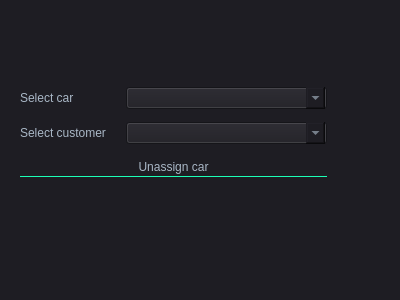
<?xml version="1.0" encoding="UTF-8"?>
<ui version="4.0">
 <class>unassigncar</class>
 <widget class="QDialog" name="unassigncar">
  <property name="geometry">
   <rect>
    <x>0</x>
    <y>0</y>
    <width>400</width>
    <height>300</height>
   </rect>
  </property>
  <property name="windowTitle">
   <string>Dialog</string>
  </property>
  <property name="styleSheet">
   <string notr="true">QMainWindow {
	background-color:#1e1d23;
}
QDialog {
	background-color:#1e1d23;
}
QColorDialog {
	background-color:#1e1d23;
}
QTextEdit {
	background-color:#1e1d23;
	color: #a9b7c6;
}
QPlainTextEdit {
	selection-background-color:#007b50;
	background-color:#1e1d23;
	border-style: solid;
	border-top-color: transparent;
	border-right-color: transparent;
	border-left-color: transparent;
	border-bottom-color: transparent;
	border-width: 1px;
	color: #a9b7c6;
}
QPushButton{
	border-style: solid;
	border-top-color: transparent;
	border-right-color: transparent;
	border-left-color: transparent;
	border-bottom-color: transparent;
	border-width: 1px;
	border-style: solid;
	color: #a9b7c6;
	padding: 2px;
	background-color: #1e1d23;
}
QPushButton::default{
	border-style: inset;
	border-top-color: transparent;
	border-right-color: transparent;
	border-left-color: transparent;
	border-bottom-color: #04b97f;
	border-width: 1px;
	color: #a9b7c6;
	padding: 2px;
	background-color: #1e1d23;
}
QToolButton {
	border-style: solid;
	border-top-color: transparent;
	border-right-color: transparent;
	border-left-color: transparent;
	border-bottom-color: #04b97f;
	border-bottom-width: 1px;
	border-style: solid;
	color: #a9b7c6;
	padding: 2px;
	background-color: #1e1d23;
}
QToolButton:hover{
	border-style: solid;
	border-top-color: transparent;
	border-right-color: transparent;
	border-left-color: transparent;
	border-bottom-color: #37efba;
	border-bottom-width: 2px;
	border-style: solid;
	color: #FFFFFF;
	padding-bottom: 1px;
	background-color: #1e1d23;
}
QPushButton:hover{
	border-style: solid;
	border-top-color: transparent;
	border-right-color: transparent;
	border-left-color: transparent;
	border-bottom-color: #37efba;
	border-bottom-width: 1px;
	border-style: solid;
	color: #FFFFFF;
	padding-bottom: 2px;
	background-color: #1e1d23;
}
QPushButton:pressed{
	border-style: solid;
	border-top-color: transparent;
	border-right-color: transparent;
	border-left-color: transparent;
	border-bottom-color: #37efba;
	border-bottom-width: 2px;
	border-style: solid;
	color: #37efba;
	padding-bottom: 1px;
	background-color: #1e1d23;
}
QPushButton:disabled{
	border-style: solid;
	border-top-color: transparent;
	border-right-color: transparent;
	border-left-color: transparent;
	border-bottom-color: #808086;
	border-bottom-width: 2px;
	border-style: solid;
	color: #808086;
	padding-bottom: 1px;
	background-color: #1e1d23;
}
QLineEdit {
	border-width: 1px; border-radius: 4px;
	border-color: rgb(58, 58, 58);
	border-style: inset;
	padding: 0 8px;
	color: #a9b7c6;
	background:#1e1d23;
	selection-background-color:#007b50;
	selection-color: #FFFFFF;
}
QLabel {
	color: #a9b7c6;
}
QLCDNumber {
	color: #37e6b4;
}
QProgressBar {
	text-align: center;
	color: rgb(240, 240, 240);
	border-width: 1px; 
	border-radius: 10px;
	border-color: rgb(58, 58, 58);
	border-style: inset;
	background-color:#1e1d23;
}
QProgressBar::chunk {
	background-color: #04b97f;
	border-radius: 5px;
}
QMenuBar {
	background-color: #1e1d23;
}
QMenuBar::item {
	color: #a9b7c6;
  	spacing: 3px;
  	padding: 1px 4px;
  	background: #1e1d23;
}

QMenuBar::item:selected {
  	background:#1e1d23;
	color: #FFFFFF;
}
QMenu::item:selected {
	border-style: solid;
	border-top-color: transparent;
	border-right-color: transparent;
	border-left-color: #04b97f;
	border-bottom-color: transparent;
	border-left-width: 2px;
	color: #FFFFFF;
	padding-left:15px;
	padding-top:4px;
	padding-bottom:4px;
	padding-right:7px;
	background-color: #1e1d23;
}
QMenu::item {
	border-style: solid;
	border-top-color: transparent;
	border-right-color: transparent;
	border-left-color: transparent;
	border-bottom-color: transparent;
	border-bottom-width: 1px;
	border-style: solid;
	color: #a9b7c6;
	padding-left:17px;
	padding-top:4px;
	padding-bottom:4px;
	padding-right:7px;
	background-color: #1e1d23;
}
QMenu{
	background-color:#1e1d23;
}
QTabWidget {
	color:rgb(0,0,0);
	background-color:#1e1d23;
}
QTabWidget::pane {
		border-color: rgb(77,77,77);
		background-color:#1e1d23;
		border-style: solid;
		border-width: 1px;
    	border-radius: 6px;
}
QTabBar::tab {
	border-style: solid;
	border-top-color: transparent;
	border-right-color: transparent;
	border-left-color: transparent;
	border-bottom-color: transparent;
	border-bottom-width: 1px;
	border-style: solid;
	color: #808086;
	padding: 3px;
	margin-left:3px;
	background-color: #1e1d23;
}
QTabBar::tab:selected, QTabBar::tab:last:selected, QTabBar::tab:hover {
  	border-style: solid;
	border-top-color: transparent;
	border-right-color: transparent;
	border-left-color: transparent;
	border-bottom-color: #04b97f;
	border-bottom-width: 2px;
	border-style: solid;
	color: #FFFFFF;
	padding-left: 3px;
	padding-bottom: 2px;
	margin-left:3px;
	background-color: #1e1d23;
}

QCheckBox {
	color: #a9b7c6;
	padding: 2px;
}
QCheckBox:disabled {
	color: #808086;
	padding: 2px;
}

QCheckBox:hover {
	border-radius:4px;
	border-style:solid;
	padding-left: 1px;
	padding-right: 1px;
	padding-bottom: 1px;
	padding-top: 1px;
	border-width:1px;
	border-color: rgb(87, 97, 106);
	background-color:#1e1d23;
}
QCheckBox::indicator:checked {

	height: 10px;
	width: 10px;
	border-style:solid;
	border-width: 1px;
	border-color: #04b97f;
	color: #a9b7c6;
	background-color: #04b97f;
}
QCheckBox::indicator:unchecked {

	height: 10px;
	width: 10px;
	border-style:solid;
	border-width: 1px;
	border-color: #04b97f;
	color: #a9b7c6;
	background-color: transparent;
}
QRadioButton {
	color: #a9b7c6;
	background-color: #1e1d23;
	padding: 1px;
}
QRadioButton::indicator:checked {
	height: 10px;
	width: 10px;
	border-style:solid;
	border-radius:5px;
	border-width: 1px;
	border-color: #04b97f;
	color: #a9b7c6;
	background-color: #04b97f;
}
QRadioButton::indicator:!checked {
	height: 10px;
	width: 10px;
	border-style:solid;
	border-radius:5px;
	border-width: 1px;
	border-color: #04b97f;
	color: #a9b7c6;
	background-color: transparent;
}
QStatusBar {
	color:#027f7f;
}
QSpinBox {
	color: #a9b7c6;	
	background-color: #1e1d23;
}
QDoubleSpinBox {
	color: #a9b7c6;	
	background-color: #1e1d23;
}
QTimeEdit {
	color: #a9b7c6;	
	background-color: #1e1d23;
}
QDateTimeEdit {
	color: #a9b7c6;	
	background-color: #1e1d23;
}
QDateEdit {
	color: #a9b7c6;	
	background-color: #1e1d23;
}
QComboBox {
	color: #a9b7c6;	
	background: #1e1d23;
}
QComboBox:editable {
	background: #1e1d23;
	color: #a9b7c6;
	selection-background-color: #1e1d23;
}
QComboBox QAbstractItemView {
	color: #a9b7c6;	
	background: #1e1d23;
	selection-color: #FFFFFF;
	selection-background-color: #1e1d23;
}
QComboBox:!editable:on, QComboBox::drop-down:editable:on {
	color: #a9b7c6;	
	background: #1e1d23;
}
QFontComboBox {
	color: #a9b7c6;	
	background-color: #1e1d23;
}
QToolBox {
	color: #a9b7c6;
	background-color: #1e1d23;
}
QToolBox::tab {
	color: #a9b7c6;
	background-color: #1e1d23;
}
QToolBox::tab:selected {
	color: #FFFFFF;
	background-color: #1e1d23;
}
QScrollArea {
	color: #FFFFFF;
	background-color: #1e1d23;
}
QSlider::groove:horizontal {
	height: 5px;
	background: #04b97f;
}
QSlider::groove:vertical {
	width: 5px;
	background: #04b97f;
}
QSlider::handle:horizontal {
	background: qlineargradient(x1:0, y1:0, x2:1, y2:1, stop:0 #b4b4b4, stop:1 #8f8f8f);
	border: 1px solid #5c5c5c;
	width: 14px;
	margin: -5px 0;
	border-radius: 7px;
}
QSlider::handle:vertical {
	background: qlineargradient(x1:1, y1:1, x2:0, y2:0, stop:0 #b4b4b4, stop:1 #8f8f8f);
	border: 1px solid #5c5c5c;
	height: 14px;
	margin: 0 -5px;
	border-radius: 7px;
}
QSlider::add-page:horizontal {
    background: white;
}
QSlider::add-page:vertical {
    background: white;
}
QSlider::sub-page:horizontal {
    background: #04b97f;
}
QSlider::sub-page:vertical {
    background: #04b97f;
}</string>
  </property>
  <widget class="QWidget" name="layoutWidget">
   <property name="geometry">
    <rect>
     <x>20</x>
     <y>80</y>
     <width>307</width>
     <height>106</height>
    </rect>
   </property>
   <layout class="QGridLayout" name="gridLayout">
    <item row="0" column="0">
     <widget class="QLabel" name="label">
      <property name="text">
       <string>Select car</string>
      </property>
     </widget>
    </item>
    <item row="2" column="0" colspan="3">
     <widget class="QPushButton" name="unassignbtn">
      <property name="text">
       <string>Unassign car</string>
      </property>
     </widget>
    </item>
    <item row="0" column="1" colspan="2">
     <widget class="QComboBox" name="car"/>
    </item>
    <item row="1" column="0">
     <widget class="QLabel" name="label_2">
      <property name="text">
       <string>Select customer </string>
      </property>
     </widget>
    </item>
    <item row="1" column="1" colspan="2">
     <widget class="QComboBox" name="customer"/>
    </item>
   </layout>
  </widget>
 </widget>
 <resources/>
 <connections/>
</ui>
